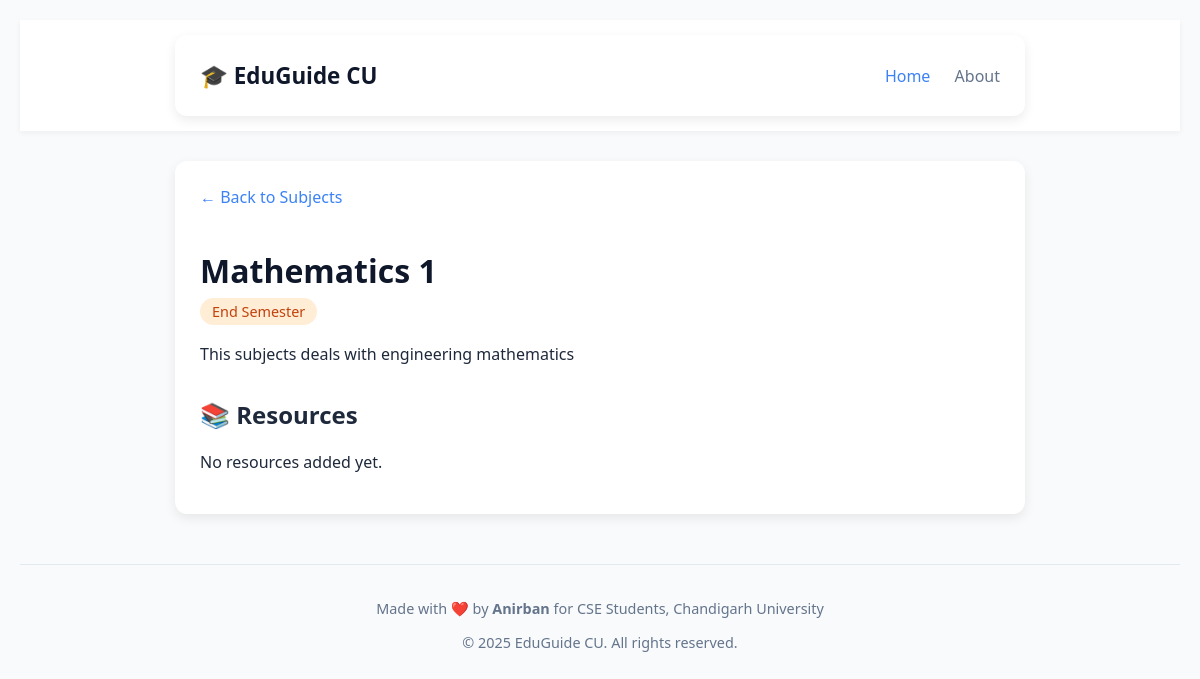
Before: /subject/2/ with the older database file.
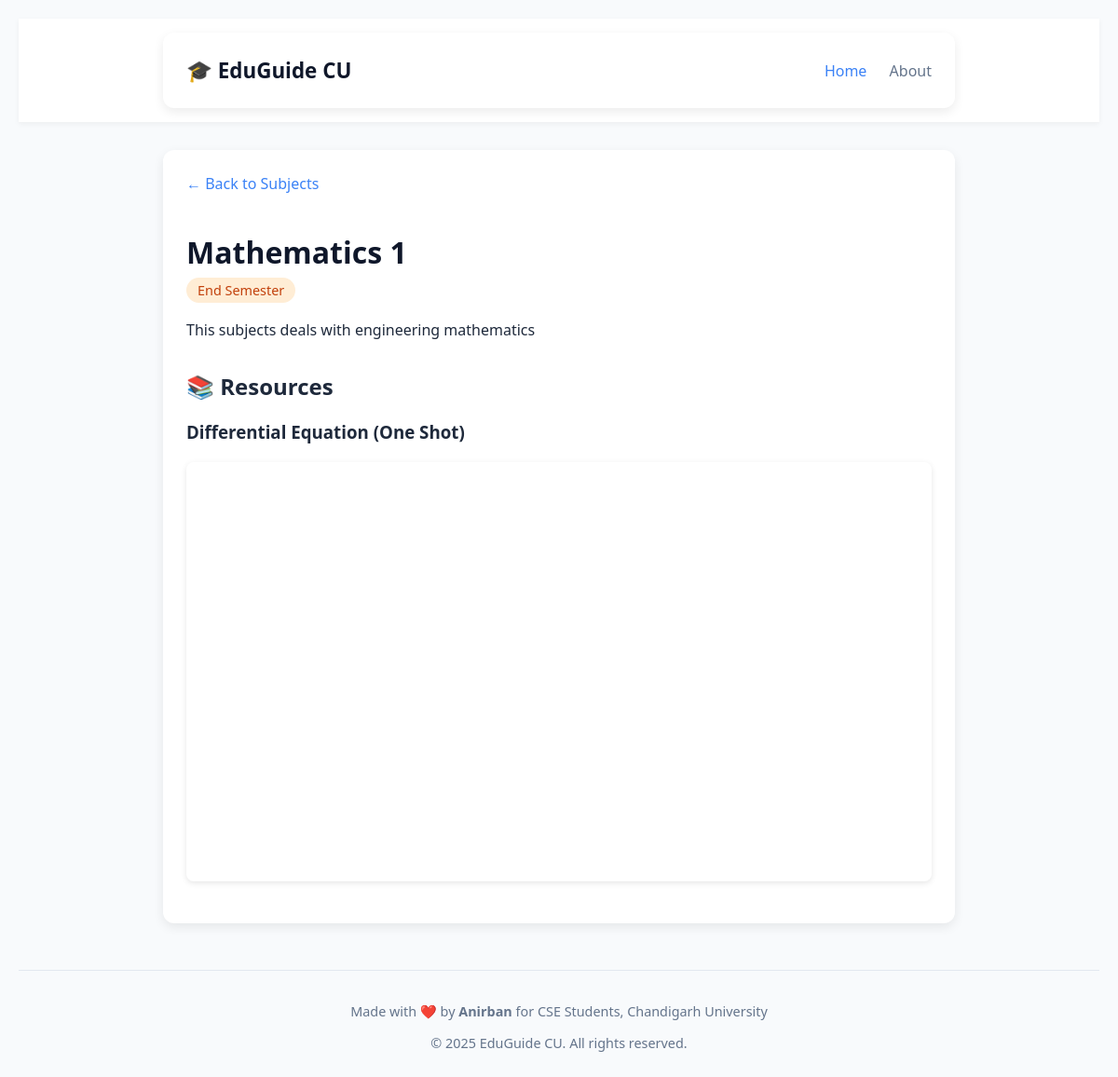
After: the same page with the newer database file.
### core/models.py (models this page shows, shortened)
class Resource(models.Model):
    RESOURCE_TYPE_CHOICES = [
        ('video', 'YouTube Video'),
        ('pdf', 'PDF Notes'),
    ]
    subject = models.ForeignKey(Subject, on_delete=models.CASCADE, related_name='resources')
    resource_type = models.CharField(max_length=10, choices=RESOURCE_TYPE_CHOICES)
    title = models.CharField(max_length=200)
    video_id = models.CharField(max_length=50, blank=True, help_text="YouTube video ID (e.g., dQw4w9WgXcQ)")
    pdf_file = models.FileField(upload_to='pdfs/', blank=True, null=True)
    def get_embed_url(self):
        if self.resource_type == 'video' and self.video_id:
            return f"https://www.youtube.com/embed/{self.video_id}"
        return None

### core/views.py (the view)
# urls.py: path('subject/<int:subject_id>/', views.subject_detail, name='subject_detail'),
def subject_detail(request, subject_id):
    subject = get_object_or_404(Subject, id=subject_id)
    return render(request, 'subject_detail.html', {'subject': subject})

### core/templates/subject_detail.html (shortened to what this page needs)
<!DOCTYPE html>
<html lang="en">
<head>
</head>
<body>
    <nav style="background: white; box-shadow: 0 2px 6px rgba(0,0,0,0.05); padding: 15px 0; margin-bottom: 30px;">
        <div class="container" style="max-width: 800px; margin: 0 auto; display: flex; justify-content: space-between; align-items: center;">
            <a href="{% url 'home' %}" style="font-size: 1.4em; font-weight: 700; color: #0f172a; text-decoration: none;">
                🎓 EduGuide CU
            </a>
            <div>
                <a href="{% url 'home' %}" style="margin-right: 20px; color: #3b82f6; text-decoration: none;">Home</a>
                <a href="#" style="color: #64748b; text-decoration: none;">About</a>
            </div>
        </div>
    </nav>
    <div class="container">
        <a href="{% url 'home' %}" class="back-link">← Back to Subjects</a>
        <header>
            <h1>{{ subject.name }}</h1>
            <span class="exam-tag">{{ subject.get_exam_type_display }}</span>
        </header>
        {% if subject.description %}
            <div class="description">
                {{ subject.description }}
            </div>
        {% endif %}
        <div class="resources">
            <h2>📚 Resources</h2>
            {% if subject.resources.all %}
                {% for resource in subject.resources.all %}
                    <h3>{{ resource.title }}</h3>
                    {% if resource.resource_type == 'video' and resource.video_id %}
                        <div class="video-container">
                            <iframe src="{{ resource.get_embed_url }}"
                                    allow="accelerometer; autoplay; clipboard-write; encrypted-media; gyroscope; picture-in-picture"
                                    allowfullscreen>
                            </iframe>
                        </div>
                    {% elif resource.resource_type == 'pdf' and resource.pdf_file %}
                        <a href="{{ resource.pdf_file.url }}" class="pdf-link" target="_blank">📄 Download PDF Notes</a>
                    {% endif %}
                {% endfor %}
            {% else %}
                <p>No resources added yet.</p>
            {% endif %}
        </div>
    </div>
<footer style="margin-top: 50px; padding-top: 20px; border-top: 1px solid #e2e8f0; text-align: center; color: #64748b; font-size: 0.9em;">
    <p>Made with ❤️ by <strong>Anirban</strong> for CSE Students, Chandigarh University</p>
    <p>© 2025 EduGuide CU. All rights reserved.</p>
</footer>
</body>
</html>

Changed rows visible on the page:
added Resource: title "Differential Equation (One Shot)"
Other visible differences:
text no longer shown: "No resources added yet."
